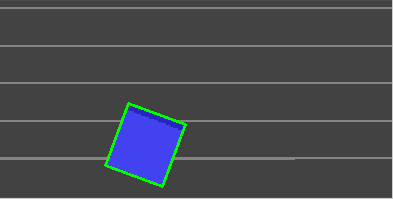
#> input picture University Projects - Mask Detection/Python code/cube_detection/Pictures/pic1 - angle.png, 393 x 199 px; its folder holds only this picture in this run
$ jupyter execute cube_detection.ipynb   (shell and % lines are left out)
#> lines starting #> are read from the running program, lines starting #| are printed output that depends on the picture; after the words box and inside, x2 and y2 are one past the last pixel; in counts of white or black regions, pixels touching at a corner belong together; long printed decimals are rounded
# MINI PROJECT 2 - IMAGE PROCESSING
## (PART 1: CUBE DETECTION)

### imports

[cell 1]
import numpy as np
import cv2
import os
import imutils
import argparse

### adding image paths

[cell 2]
# intializing image_path list
images = []

# adding image paths to images list
image_path = 'Pictures/'
all_images = os.listdir(image_path)
for image in all_images:
    images.append(image_path + image)
images

### centroid calculation

[cell 3]
counter = 0
for image in images:

    # keeping count of the images
    counter += 1

    # turning images to HSV
    img = cv2.imread(image)
#> img is the input picture: shape (199, 393, 3); mean B, G, R 78.2, 72.3, 70.1
    img_hsv = cv2.cvtColor(img, cv2.COLOR_BGR2HSV)
#> img_hsv: shape (199, 393, 3); mean H, S, V 6.1, 11.1, 80.5


    # thresholding
    lower_bound = np.array([0, 5, 0])
    upper_bound = np.array([255, 255, 255])
    imagemask = cv2.inRange(img_hsv, lower_bound, upper_bound)
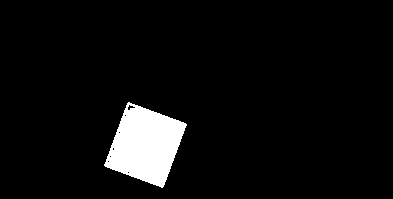
#> imagemask: shape (199, 393); 5.6% white; 1 white region
    cv2.imshow("image", imagemask)
    cv2.waitKey(0)
    cv2.destroyAllWindows

    # finding the contours
    cnts = cv2.findContours(imagemask.copy(), cv2.RETR_EXTERNAL, cv2.CHAIN_APPROX_SIMPLE)
#> cnts = 1 contour; box (x1, y1, x2, y2) and area: (104, 102, 187, 188) 4244
    cnts = imutils.grab_contours(cnts)

    center_counter = 0
    for c in cnts:
        center_counter += 1

        if center_counter == 1 and counter == 3:
            continue

        M = cv2.moments(c)
        try:
            cX = int(M["m10"] / M["m00"])
            cY = int(M["m01"] / M["m00"])
        except:
            pass

        cv2.drawContours(img, [c], -1, (0, 0, 255), 2)
        cv2.circle(img, (cX, cY), 7, (255, 255, 255), -1)
        cv2.putText(img, "center", (cX-20, cY-20), cv2.FONT_HERSHEY_SIMPLEX, 0.5, (255, 255, 255), 2)

        print(cX, cY)
        cv2.imshow("Image", img)
        cv2.waitKey(0)
        cv2.destroyAllWindows

        cv2.imwrite(image[:-4] + ' - centeroid.png', img)
#> this loop made 1 pass
#> (center_counter, cX, cY) on pass 1: (1, 145, 144)
#| 145 144
#> pass 1, `cv2.imshow("Image", img)`:
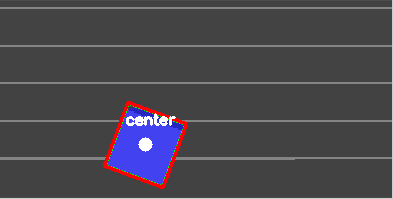
#> window 'Image': shape (199, 393, 3); mean B, G, R 78.2, 71.4, 73.9
#> after the loop, center_counter = 1

### calculating angle

[cell 4]
counter = 0
for image in images:

    # keeping count of images
    counter += 1

    # turning images to HSV
    img = cv2.imread(image)
    img_hsv = cv2.cvtColor(img, cv2.COLOR_BGR2HSV)

    # thresholding
    lower_bound = np.array([0, 5, 0])
    upper_bound = np.array([255, 255, 255])
    imagemask = cv2.inRange(img_hsv, lower_bound, upper_bound)

    # finding the contours
    cntrs = cv2.findContours(imagemask.copy(), cv2.RETR_EXTERNAL, cv2.CHAIN_APPROX_SIMPLE)
#> cntrs has the same summary as cnts
    cntrs = imutils.grab_contours(cntrs)

    # get rotated rectangle from outer contour
    rotrect = cv2.minAreaRect(cntrs[0])
#> rotrect = ((145, 144.5), (68.8, 63.46), -69.78)
    box = cv2.boxPoints(rotrect)
#> box = [[162.9, 187.7], [103.3, 165.8], [127.1, 101.3], [186.7, 123.2]]
    box = np.int0(box)
#> box = [[162, 187], [103, 165], [127, 101], [186, 123]]

    # draw rotated rectangle on copy of img as result
    result = img.copy()
    cv2.drawContours(result,[box],0,(0,255,0),2)
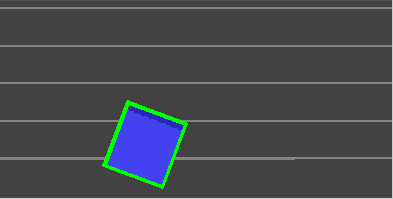
#> result: shape (199, 393, 3); 0.38% of pixels changed, all inside (x1, y1, x2, y2) = (102, 100, 188, 189)

    # get angle from rotated rectangle
    angle = rotrect[-1]
#> angle = -69.78

    # from https://www.pyimagesearch.com/2017/02/20/text-skew-correction-opencv-python/
    # the `cv2.minAreaRect` function returns values in the
    # range [-90, 0); as the rectangle rotates clockwise the
    # returned angle trends to 0 -- in this special case we
    # need to add 90 degrees to the angle
    if angle < -45:
        angle = -(90 + angle)
#> angle = -20.22

    # otherwise, just take the inverse of the angle to make
    # it positive
    else:
        angle = -angle

    print(angle,"deg")
#| -20.225 deg

    # write result to disk
    cv2.imwrite("wing2_rotrect.png", result)

#     cv2.imshow("THRESH", imagemask)
    cv2.imshow("RESULT", result)
    cv2.waitKey(0)
    cv2.destroyAllWindows()

    cv2.imwrite(image[:-4] + ' - angle.png', result)

$ run again, on University Projects - Mask Detection/Python code/cube_detection/Pictures/pic3 - angle.png
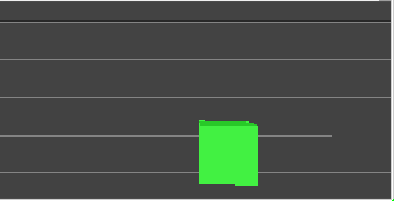
#> input picture University Projects - Mask Detection/Python code/cube_detection/Pictures/pic3 - angle.png, 394 x 201 px
#> img is the input picture: shape (201, 394, 3); mean B, G, R 71.5, 79.8, 71.5
#> img_hsv: shape (201, 394, 3); mean H, S, V 2.8, 8.8, 79.8
#> `imagemask = cv2.inRange(img_hsv, lower_bound, upper_bound)`:
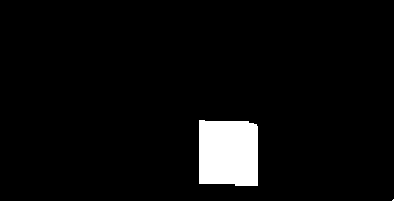
#> imagemask: shape (201, 394); 4.7% white; 2 white regions (1 under 20 px)
#> cnts = 2 contours, 1 with area under 20; largest, box (x1, y1, x2, y2) and area: (199, 120, 258, 186) 3624
#> the loop `for c in cnts:` made 2 passes
#> (c, center_counter, cX, cY) on pass 1: ([[393, 199], [392, 200], [393, 200]], 1, 392, 199)
#> (printed output is left out)
#> pass 2, `cv2.imshow("Image", img)`:
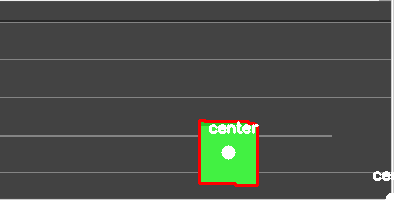
#> window 'Image': shape (201, 394, 3); mean B, G, R 72.5, 78.7, 74.8
#> after the loop `for c in cnts:`: center_counter = 2
#> cntrs has the same summary as cnts
#> rotrect = ((392.8, 199.8), (1.41, 0.707), -45)
#> `box = cv2.boxPoints(rotrect)`: box = [[392.5, 200.5], [392, 200], [393, 199], [393.5, 199.5]]
#> `box = np.int0(box)`: box = [[392, 200], [392, 200], [393, 199], [393, 199]]
#> result: shape (201, 394, 3); 0.01% of pixels changed, all inside (x1, y1, x2, y2) = (391, 198, 394, 201)
#> `angle = rotrect[-1]`: angle = -45
#> `angle = -angle`: angle = 45
#| 45.0 deg

$ run again, on University Projects - Mask Detection/Python code/cube_detection/Pictures/pic2 - angle.png
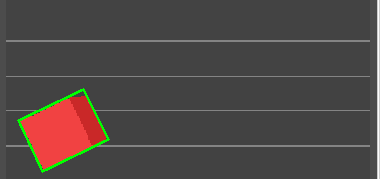
#> input picture University Projects - Mask Detection/Python code/cube_detection/Pictures/pic2 - angle.png, 380 x 179 px
#> img is the input picture: shape (179, 380, 3); mean B, G, R 69, 71.4, 78.3
#> img_hsv: shape (179, 380, 3); mean H, S, V 0.6, 12.7, 80.7
#> `imagemask = cv2.inRange(img_hsv, lower_bound, upper_bound)`:
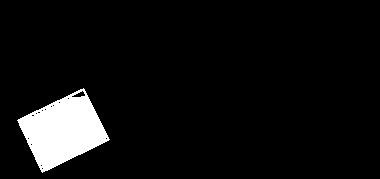
#> imagemask: shape (179, 380); 6.4% white; 1 white region
#> cnts = 1 contour; box (x1, y1, x2, y2) and area: (17, 88, 110, 173) 4287
#> the loop `for c in cnts:` made 1 pass
#> (center_counter, cX, cY) on pass 1: (1, 62, 129)
#> (printed output is left out)
#> after the loop `for c in cnts:`: center_counter = 1
#> cntrs has the same summary as cnts
#> rotrect = ((62.66, 129.7), (75.31, 58.79), -25.87)
#> `box = cv2.boxPoints(rotrect)`: box = [[41.6, 172.6], [15.95, 119.7], [83.72, 86.86], [109.4, 139.8]]
#> `box = np.int0(box)`: box = [[41, 172], [15, 119], [83, 86], [109, 139]]
#> `cv2.drawContours(result,[box],0,(0,255,0),2)`:
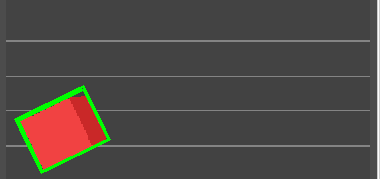
#> result: shape (179, 380, 3); 0.6% of pixels changed, all inside (x1, y1, x2, y2) = (14, 85, 111, 174)
#> `angle = rotrect[-1]`: angle = -25.87
#> `angle = -angle`: angle = 25.87
#| 25.866 deg
